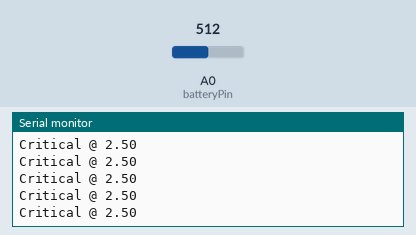
This sketch was run on a simulated Arduino Uno, built with avr-gcc and run on an emulated ATmega328P. Shown: the last lines printed to the serial monitor. The test bench sets the inputs (shaded band); at power-on: A0 (batteryPin) = 512.

Above: at 1.2 s.
1.3 s: A0 (batteryPin) set to 746
At 1.31 s:
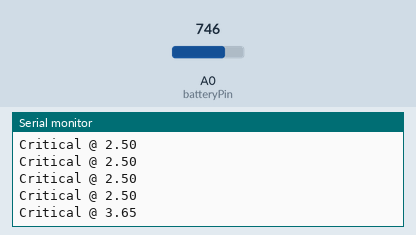
2.8 s: A0 (batteryPin) set to 767
At 2.82 s:
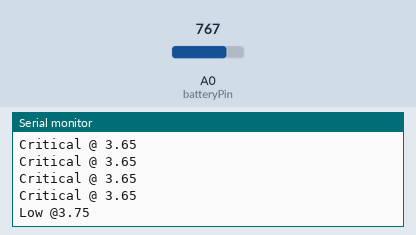
4.7 s: A0 (batteryPin) set to 809
At 4.73 s:
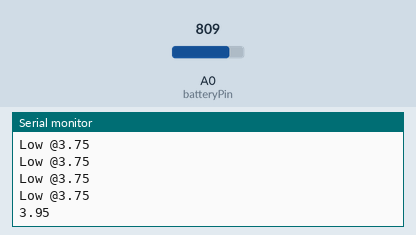

The sketch:

Battery_Monitor.ino
```cpp
float batteryValue;
const int batteryPin = A0;
const float batteryLow = 3.9;
const float batteryCritical = 3.7;
const float readVoltage = 5.0/1023.0;

void setup()
{
	pinMode(batteryPin, INPUT);

	Serial.begin(9600);
}

void loop()
{
	batteryValue = analogRead(batteryPin) * readVoltage;

	if (batteryValue < batteryCritical) {
		Serial.print("Critical @ ");
	} else if (batteryValue < batteryLow) {
		Serial.print("Low @");
	}

	Serial.println(batteryValue);

	delay(100);
}
```

Measured:
- the behaviour switches between 757 and 758 on A0 (batteryPin) (found by bisection; images 1 and 2)
- the behaviour switches between 797 and 798 on A0 (batteryPin) (found by bisection; images 2 and 3)
- after the input at 1.3 s, the serial monitor: prints a new line at once (image 1)
- after the input at 2.8 s, the serial monitor: prints a new line at once (image 2)
- after the input at 4.7 s, the serial monitor: prints a new line at once (image 3)
